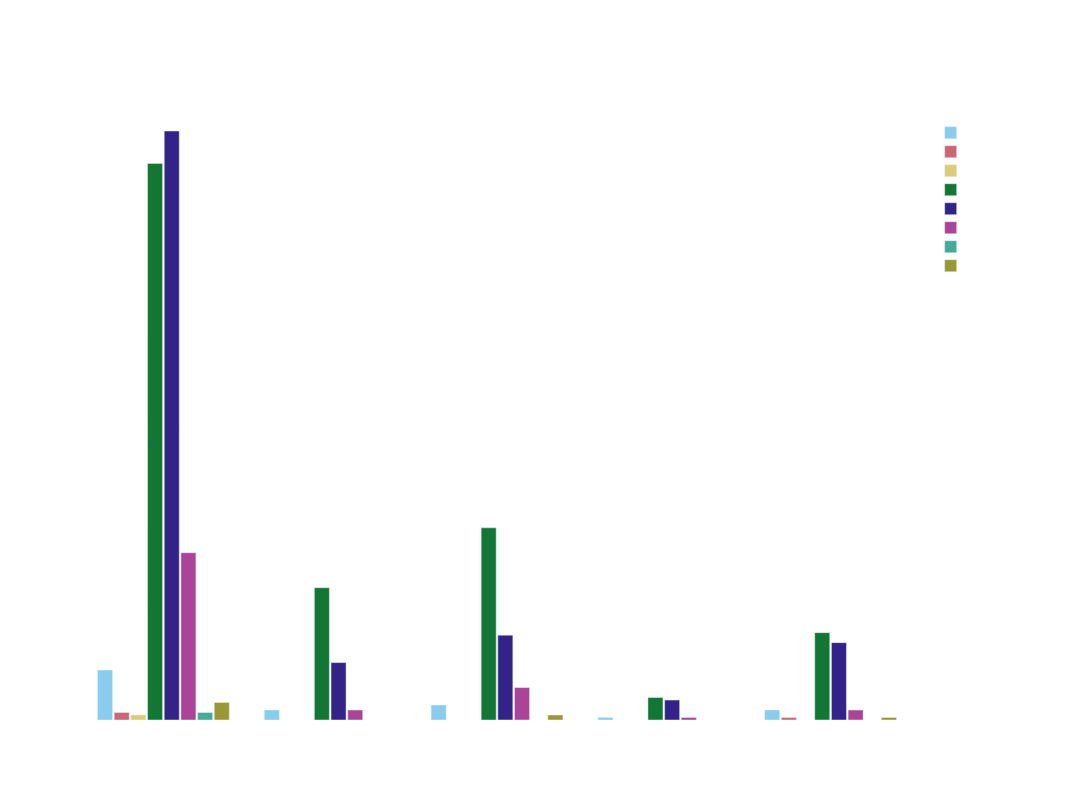

Notebook code cell kept with this figure:
### Code cell
# Example usage for victim_injury vs victim_gender
create_grouped_bar_chart(
    df=shark_data,
    x_col="site_category_cleaned",
    color_col="victim_injury",
    title="Injury Type by Victim Gender",
    x_label="Injury Type",
    color_label="Gender",
)

create_grouped_bar_chart(
    df=shark_data,
    x_col="site_category_cleaned",
    color_col="injury_severity",
    title="Attack Severity by Site Category",
    x_label="Site Category",
    color_label="Severity",
)

### Figure 1 — Plotly figure (JSON) as saved in the notebook; plotly's stock layout.template omitted (floating-point values rounded to 4 significant figures)
{"data": [{"alignmentgroup": "True", "hovertemplate": "Severity=abrasion<br>Site Category=%{x}<br>Number of Incidents=%{y}<extra></extra>", "legendgroup": "abrasion", "marker": {"color": "rgb(136, 204, 238)", "pattern": {"shape": ""}}, "name": "abrasion", "offsetgroup": "abrasion", "orientation": "v", "showlegend": true, "textfont": {"size": 12}, "textposition": "outside", "texttemplate": "%{y}", "type": "bar", "x": ["coastal", "estuary_harbour", "island_open_ocean", "ocean_pelagic", "river"], "xaxis": "x", "y": [20, 4, 6, 1, 4], "yaxis": "y"}, {"alignmentgroup": "True", "hovertemplate": "Severity=fatality<br>Site Category=%{x}<br>Number of Incidents=%{y}<extra></extra>", "legendgroup": "fatality", "marker": {"color": "rgb(204, 102, 119)", "pattern": {"shape": ""}}, "name": "fatality", "offsetgroup": "fatality", "orientation": "v", "showlegend": true, "textfont": {"size": 12}, "textposition": "outside", "texttemplate": "%{y}", "type": "bar", "x": ["coastal", "river"], "xaxis": "x", "y": [3, 1], "yaxis": "y"}, {"alignmentgroup": "True", "hovertemplate": "Severity=lacerations<br>Site Category=%{x}<br>Number of Incidents=%{y}<extra></extra>", "legendgroup": "lacerations", "marker": {"color": "rgb(221, 204, 119)", "pattern": {"shape": ""}}, "name": "lacerations", "offsetgroup": "lacerations", "orientation": "v", "showlegend": true, "textfont": {"size": 12}, "textposition": "outside", "texttemplate": "%{y}", "type": "bar", "x": ["coastal"], "xaxis": "x", "y": [2], "yaxis": "y"}, {"alignmentgroup": "True", "hovertemplate": "Severity=major_lacerations<br>Site Category=%{x}<br>Number of Incidents=%{y}<extra></extra>", "legendgroup": "major_lacerations", "marker": {"color": "rgb(17, 119, 51)", "pattern": {"shape": ""}}, "name": "major_lacerations", "offsetgroup": "major_lacerations", "orientation": "v", "showlegend": true, "textfont": {"size": 12}, "textposition": "outside", "texttemplate": "%{y}", "type": "bar", "x": ["coastal", "estuary_harbour", "island_open_ocean", "ocean_pelagic", "river"], "xaxis": "x", "y": [223, 53, 77, 9, 35], "yaxis": "y"}, {"alignmentgroup": "True", "hovertemplate": "Severity=minor_lacerations<br>Site Category=%{x}<br>Number of Incidents=%{y}<extra></extra>", "legendgroup": "minor_lacerations", "marker": {"color": "rgb(51, 34, 136)", "pattern": {"shape": ""}}, "name": "minor_lacerations", "offsetgroup": "minor_lacerations", "orientation": "v", "showlegend": true, "textfont": {"size": 12}, "textposition": "outside", "texttemplate": "%{y}", "type": "bar", "x": ["coastal", "estuary_harbour", "island_open_ocean", "ocean_pelagic", "river"], "xaxis": "x", "y": [236, 23, 34, 8, 31], "yaxis": "y"}, {"alignmentgroup": "True", "hovertemplate": "Severity=other_teeth_marks<br>Site Category=%{x}<br>Number of Incidents=%{y}<extra></extra>", "legendgroup": "other_teeth_marks", "marker": {"color": "rgb(170, 68, 153)", "pattern": {"shape": ""}}, "name": "other_teeth_marks", "offsetgroup": "other_teeth_marks", "orientation": "v", "showlegend": true, "textfont": {"size": 12}, "textposition": "outside", "texttemplate": "%{y}", "type": "bar", "x": ["coastal", "estuary_harbour", "island_open_ocean", "ocean_pelagic", "river"], "xaxis": "x", "y": [67, 4, 13, 1, 4], "yaxis": "y"}, {"alignmentgroup": "True", "hovertemplate": "Severity=punctures<br>Site Category=%{x}<br>Number of Incidents=%{y}<extra></extra>", "legendgroup": "punctures", "marker": {"color": "rgb(68, 170, 153)", "pattern": {"shape": ""}}, "name": "punctures", "offsetgroup": "punctures", "orientation": "v", "showlegend": true, "textfont": {"size": 12}, "textposition": "outside", "texttemplate": "%{y}", "type": "bar", "x": ["coastal"], "xaxis": "x", "y": [3], "yaxis": "y"}, {"alignmentgroup": "True", "hovertemplate": "Severity=surface_wound<br>Site Category=%{x}<br>Number of Incidents=%{y}<extra></extra>", "legendgroup": "surface_wound", "marker": {"color": "rgb(153, 153, 51)", "pattern": {"shape": ""}}, "name": "surface_wound", "offsetgroup": "surface_wound", "orientation": "v", "showlegend": true, "textfont": {"size": 12}, "textposition": "outside", "texttemplate": "%{y}", "type": "bar", "x": ["coastal", "island_open_ocean", "river"], "xaxis": "x", "y": [7, 2, 1], "yaxis": "y"}], "layout": {"bargap": 0.2, "bargroupgap": 0.1, "barmode": "group", "font": {"color": "white"}, "height": 800, "legend": {"bgcolor": "rgba(0,0,0,0)", "borderwidth": 0, "font": {"size": 12}, "title": {"text": "Severity"}, "tracegroupgap": 0}, "paper_bgcolor": "rgba(0,0,0,0)", "plot_bgcolor": "rgba(0,0,0,0)", "title": {"font": {"size": 20}, "text": "Attack Severity by Site Category"}, "width": 1200, "xaxis": {"anchor": "y", "domain": [0, 1], "title": {"text": "Site Category"}}, "yaxis": {"anchor": "x", "domain": [0, 1], "title": {"text": "Number of Incidents"}}}}
